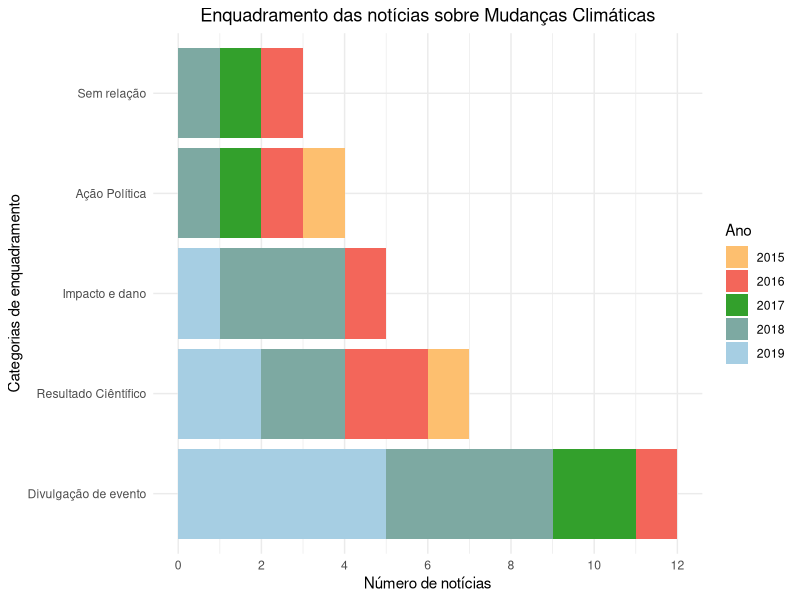

Write R code to recreate this figure. (Note: this script raises an error after producing the figure.)
library(tidyverse)
library(readr)


enquadramento <- read_delim(
  "noticias/enquadramento.csv",
  ";",
  escape_double = FALSE,
  locale = locale(encoding = "ISO-8859-1"),
  trim_ws = TRUE
)
View(enquadramento)

#grafico
enquadramento %>%
  group_by(enquadramento) %>%
  mutate(n_total = sum(quantidade)) %>%
  ggplot(aes(
    x = reorder(enquadramento,-n_total),
    y = quantidade,
    fill = ano
  )) +
  geom_bar(stat = "identity", position = "stack") +
  coord_flip() +
  theme_minimal() +
  labs(y = "Número de notícias", x = "Categorias de enquadramento",
       title = "Enquadramento das notícias sobre Mudanças Climáticas",
       fill = "Ano") +
  theme(
    plot.title = element_text(hjust = 0.5) #,
    #text = element_text(size = 12,  family = "Times New Roman")
  ) +
  scale_fill_distiller(palette = "Paired", guide = "legend") +
  scale_y_continuous(breaks = seq(0, 12, by = 2)) +
  ggsave(
    "graficos_defesa/grafico_enquadramento_noticia.jpg",
    dpi = 600,
    width = 8,
    height = 5
  )
